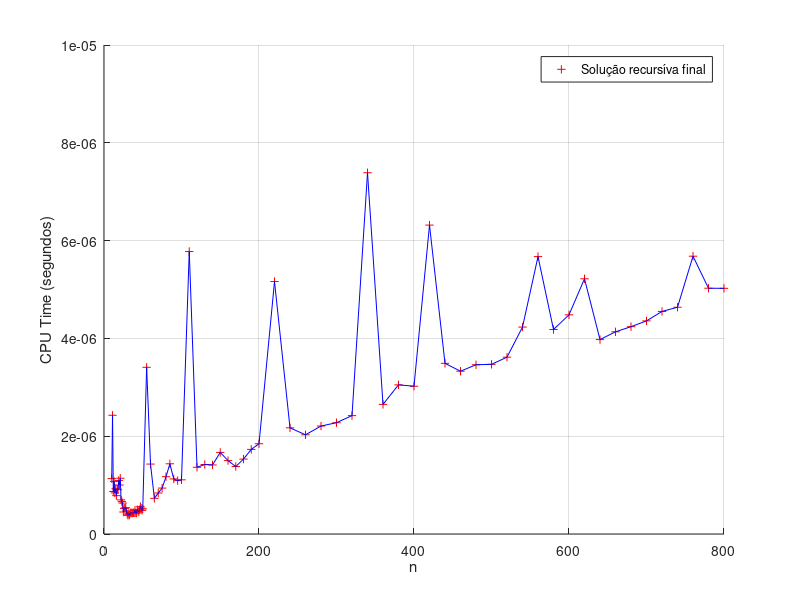

The MATLAB script that drew this image:
clear all;
nVector = [10:1:50 55:5:100 110:10:200 220:20:800];
resultVector = [1.133e-06
                2.428e-06
                8.700e-07
                1.075e-06
                8.410e-07
                9.260e-07
                7.840e-07
                9.160e-07
                9.040e-07
                1.095e-06
                1.002e-06
                1.141e-06
                6.970e-07
                6.630e-07
                6.330e-07
                4.500e-07
                5.270e-07
                5.240e-07
                5.390e-07
                4.690e-07
                4.050e-07
                3.820e-07
                4.150e-07
                3.870e-07
                4.310e-07
                4.360e-07
                4.240e-07
                4.330e-07
                4.320e-07
                4.330e-07
                4.860e-07
                4.310e-07
                4.280e-07
                4.970e-07
                4.620e-07
                4.480e-07
                4.980e-07
                5.600e-07
                5.270e-07
                4.820e-07
                5.140e-07
                3.409e-06
                1.430e-06
                7.290e-07
                8.380e-07
                9.390e-07
                1.172e-06
                1.436e-06
                1.126e-06
                1.092e-06
                1.108e-06
                5.777e-06
                1.365e-06
                1.421e-06
                1.412e-06
                1.669e-06
                1.501e-06
                1.380e-06
                1.532e-06
                1.730e-06
                1.846e-06
                5.163e-06
                2.171e-06
                2.029e-06
                2.208e-06
                2.276e-06
                2.421e-06
                7.388e-06
                2.651e-06
                3.050e-06
                3.022e-06
                6.317e-06
                3.490e-06
                3.329e-06
                3.461e-06
                3.470e-06
                3.616e-06
                4.232e-06
                5.673e-06
                4.182e-06
                4.482e-06
                5.219e-06
                3.976e-06
                4.135e-06
                4.240e-06
                4.358e-06
                4.551e-06
                4.637e-06
                5.681e-06
                5.026e-06
                5.024e-06]';

figure(1);
hold on;
plot(nVector, resultVector, "+r");
plot(nVector, resultVector, "b");
legend("Solução recursíva final");
axis([0 800 0 10e-06]);
xlabel("n");
ylabel("CPU Time (segundos)");
grid on;
hold off;